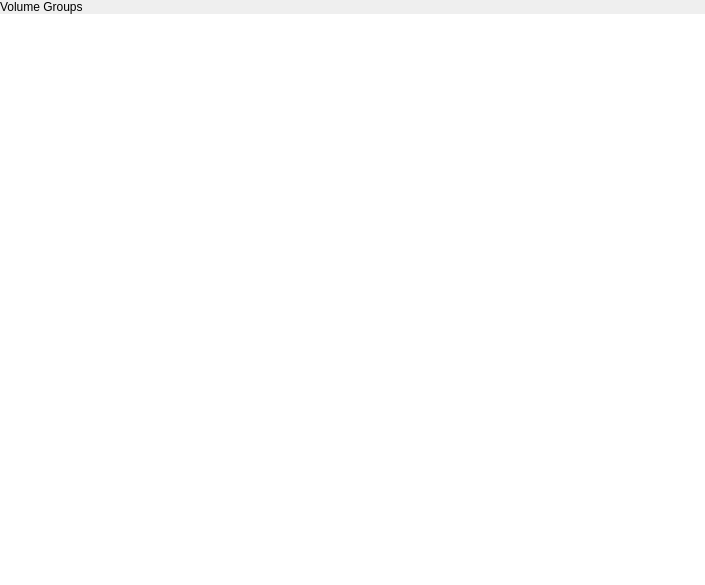
<?xml version="1.0" encoding="UTF-8"?>
<ui version="4.0">
 <class>LvmPage</class>
 <widget class="QWidget" name="LvmPage">
  <property name="geometry">
   <rect>
    <x>0</x>
    <y>0</y>
    <width>705</width>
    <height>585</height>
   </rect>
  </property>
  <property name="windowTitle">
   <string>Form</string>
  </property>
  <layout class="QVBoxLayout" name="verticalLayout">
   <property name="spacing">
    <number>0</number>
   </property>
   <property name="leftMargin">
    <number>0</number>
   </property>
   <property name="topMargin">
    <number>0</number>
   </property>
   <property name="rightMargin">
    <number>0</number>
   </property>
   <property name="bottomMargin">
    <number>0</number>
   </property>
   <item>
    <widget class="tStackedWidget" name="stackedWidget">
     <widget class="QWidget" name="page">
      <layout class="QVBoxLayout" name="verticalLayout_2">
       <property name="spacing">
        <number>0</number>
       </property>
       <property name="leftMargin">
        <number>0</number>
       </property>
       <property name="topMargin">
        <number>0</number>
       </property>
       <property name="rightMargin">
        <number>0</number>
       </property>
       <property name="bottomMargin">
        <number>0</number>
       </property>
       <item>
        <widget class="tStackedWidget" name="stackedWidget_2">
         <widget class="QWidget" name="vgsPage">
          <layout class="QVBoxLayout" name="verticalLayout_3">
           <property name="spacing">
            <number>0</number>
           </property>
           <property name="leftMargin">
            <number>0</number>
           </property>
           <property name="topMargin">
            <number>0</number>
           </property>
           <property name="rightMargin">
            <number>0</number>
           </property>
           <property name="bottomMargin">
            <number>0</number>
           </property>
           <item>
            <widget class="tTitleLabel" name="titleLabel">
             <property name="text">
              <string>Volume Groups</string>
             </property>
            </widget>
           </item>
           <item>
            <widget class="QListView" name="listView">
             <property name="frameShape">
              <enum>QFrame::NoFrame</enum>
             </property>
            </widget>
           </item>
          </layout>
         </widget>
        </widget>
       </item>
      </layout>
     </widget>
     <widget class="QWidget" name="page_2"/>
    </widget>
   </item>
  </layout>
 </widget>
 <customwidgets>
  <customwidget>
   <class>tStackedWidget</class>
   <extends>QStackedWidget</extends>
   <header location="global">tstackedwidget.h</header>
   <container>1</container>
   <slots>
    <signal>switchingFrame(int)</signal>
   </slots>
  </customwidget>
  <customwidget>
   <class>tTitleLabel</class>
   <extends>QLabel</extends>
   <header location="global">ttitlelabel.h</header>
   <slots>
    <signal>backButtonClicked()</signal>
   </slots>
  </customwidget>
 </customwidgets>
 <resources/>
 <connections/>
</ui>
